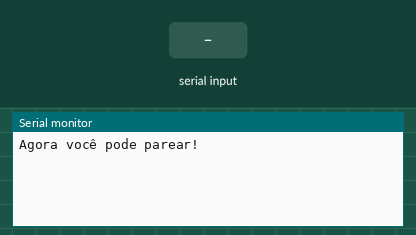
Bench run of a sketch on a simulated ESP32. Parts: the last lines printed to the serial monitor. Inputs (shaded band) come from the test bench. Nothing arrives over Bluetooth unless stated.

Above: at 1.2 s.
1.3 s: "1" received over the second serial link
At 2.5 s:
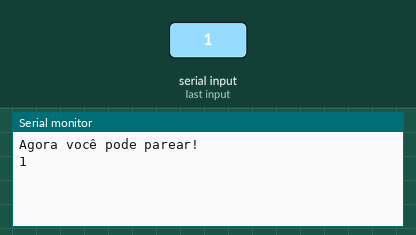
2.8 s: "0" received over the second serial link
At 3.5 s:
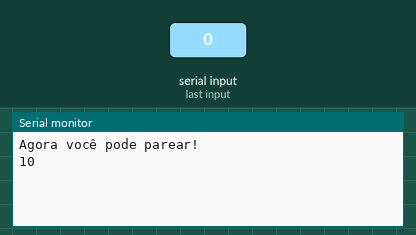

The sketch:

sketch_oct21a.ino
```cpp
#include "BluetoothSerial.h"

BluetoothSerial SerialBT;

void setup() {
  Serial.begin(9600);
  SerialBT.begin("esp32_sketch"); //mudar antes de compilar
  Serial.println("Agora você pode parear!");
}

void loop() {
  if (Serial.available()) {
    SerialBT.write(Serial.read());
  }
  if (SerialBT.available()) {
    Serial.write(SerialBT.read());
  }
  delay(20);
}
```

Measured:
- after the input at 1.3 s, the serial monitor: prints a new line at once (image 1)
- after the input at 2.8 s, the serial monitor: prints a new line at once (image 2)
